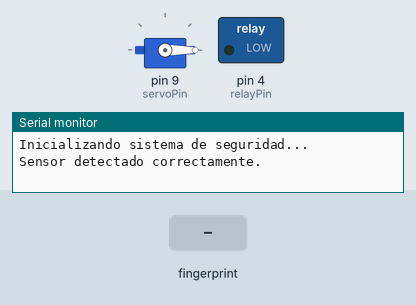
A sketch run on a simulated Arduino Uno, built with avr-gcc and run on an emulated ATmega328P. Shown: servo, switched loads named in the sketch (green lamp = pin HIGH), the last lines printed to the serial monitor. The inputs (shaded band) are chosen by the test bench.

Above: at 2.2 s.
2.3 s: finger stored as number 1 placed on the sensor
At 4.1 s:
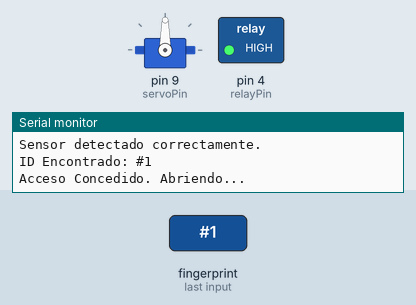
At 6.3 s:
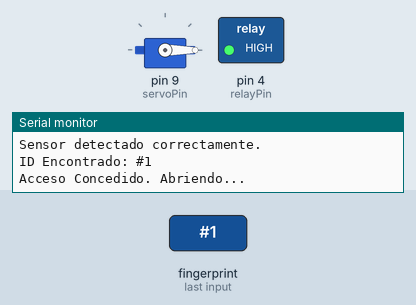
Timing chart, 0 to 8.0 s (numbered marks = the images above; inputs shaded):
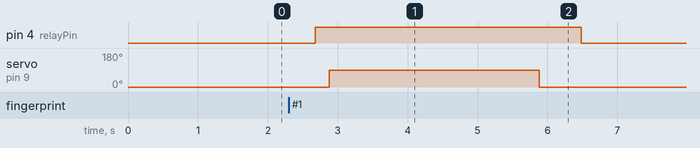

Measured:
- after the input at 2.3 s, pin 4 (relayPin): LOW → HIGH after 0.38 s, → LOW 3.8 s later; servo on pin 9 (servoPin): 0° → 90° after 0.58 s, → 0° 3.0 s later

The sketch:

codigo_1.ino
```cpp
#include <Adafruit_Fingerprint.h>
#include <SoftwareSerial.h>
#include <Servo.h> // Librería para el control del motor

// Configuración de Pines
const int relayPin = 4;    // Pin que activa el relevador
const int servoPin = 9;    // Pin de señal del servomotor
SoftwareSerial mySerial(2, 3); // RX, TX para el sensor

// Objetos
Adafruit_Fingerprint finger = Adafruit_Fingerprint(&mySerial);
Servo miCerradura;

void setup() {
  Serial.begin(9600);

  // Configuración de salidas
  pinMode(relayPin, OUTPUT);
  digitalWrite(relayPin, LOW); // Aseguramos que empiece apagado

  miCerradura.attach(servoPin);
  miCerradura.write(0); // Posición inicial: Cerrado

  Serial.println("Inicializando sistema de seguridad...");

  finger.begin(57600);
  if (finger.verifyPassword()) {
    Serial.println("Sensor detectado correctamente.");
  } else {
    Serial.println("Error: No se detectó el sensor de huella.");
    while (1) { delay(1); }
  }
}

void loop() {
  int fingerprintID = getFingerprintID();

  // Si se detecta una huella válida (ID mayor o igual a 0)
  if (fingerprintID >= 0) {
    abrirCerradura();
  }

  delay(50); // Pequeña pausa para estabilidad
}

// Lógica de apertura
void abrirCerradura() {
  Serial.println("Acceso Concedido. Abriendo...");

  digitalWrite(relayPin, HIGH); // Paso 1: Encender energía del servo
  delay(200);                   // Paso 2: Esperar estabilización eléctrica

  miCerradura.write(90);        // Paso 3: Girar servo para abrir
  delay(3000);                  // Paso 4: Mantener abierto por 3 segundos

  miCerradura.write(0);         // Paso 5: Regresar servo a posición de cierre
  delay(600);                   // Paso 6: Esperar a que el motor termine de girar

  digitalWrite(relayPin, LOW);  // Paso 7: Cortar energía (Ahorro y seguridad)
  Serial.println("Cerradura bloqueada. Esperando huella...");
}

// Función para obtener ID de huella (Mejorada)
int getFingerprintID() {
  uint8_t p = finger.getImage();
  if (p != FINGERPRINT_OK) return -1;

  p = finger.image2Tz();
  if (p != FINGERPRINT_OK) return -1;

  p = finger.fingerFastSearch();
  if (p != FINGERPRINT_OK) {
    Serial.println("Acceso Denegado: Huella desconocida.");
    return -1;
  }

  Serial.print("ID Encontrado: #");
  Serial.println(finger.fingerID);
  return finger.fingerID;
}
```
